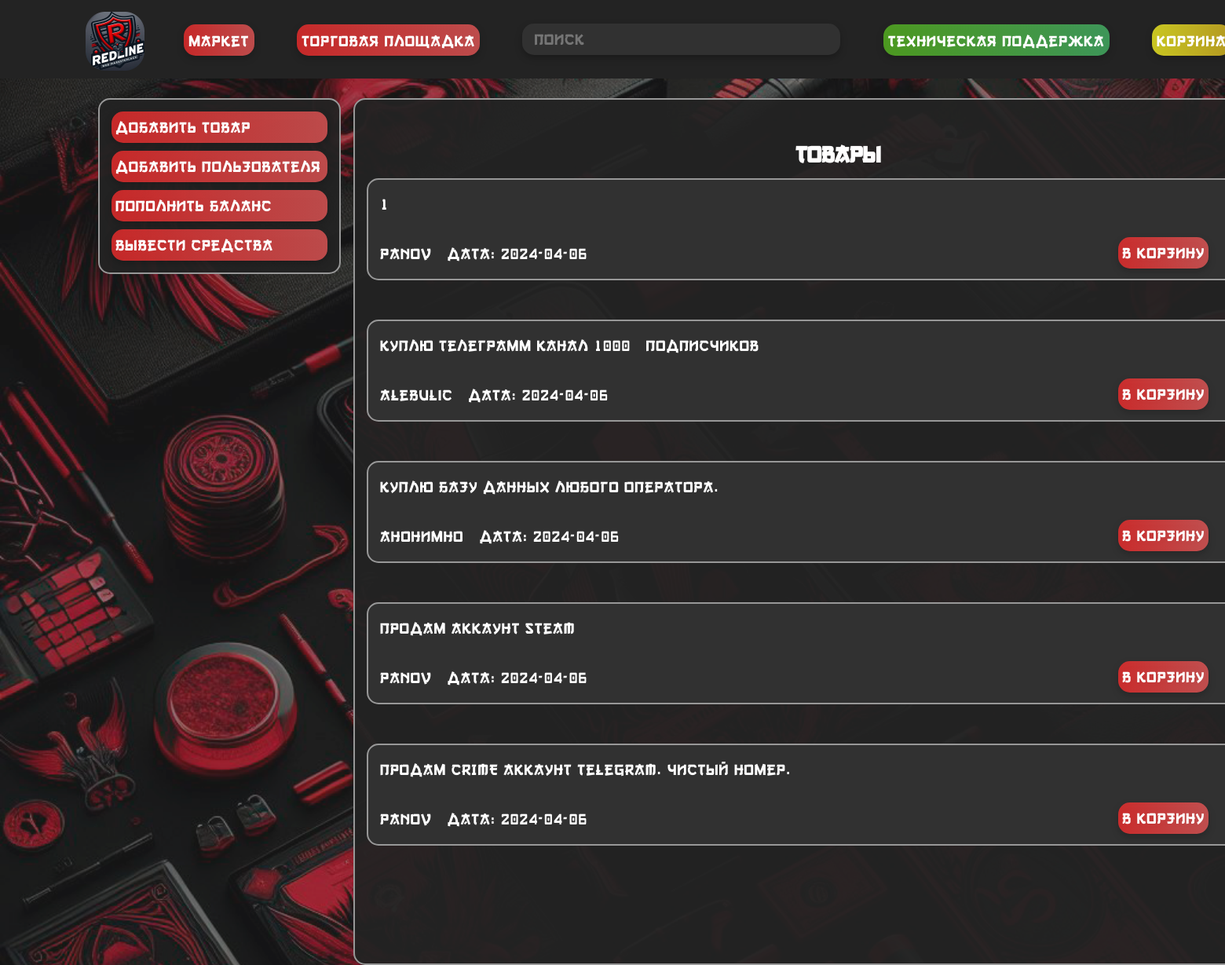
The page /home on the database its author committed.
### main.py (models this page shows, shortened)
class Tovar(db.Model):
    id = db.Column(db.Integer, primary_key=True, autoincrement=True)
    description = db.Column(db.String(15), nullable=False, unique=True)
    login = db.Column(db.String(15), nullable=False)
    price = db.Column(db.Integer, nullable=False)
    full_description = db.Column(db.Text, nullable=False)
    connect= db.Column(db.Text, nullable=False)
    date = db.Column(db.DateTime, default=datetime.utcnow)

### main.py (the view)
@app.route('/', methods=['POST', 'GET'])
@app.route('/home', methods=['POST', 'GET'])
def index():
    tovars = Tovar.query.order_by(Tovar.date.desc()).all()
    if 'userLogged' not in session:
        username = "Войти"
        balance = "0"
        email = ""
    else:
        username = session['userLogged']
        user = User.query.filter_by(login=session['userLogged']).first()
        balance = user.balance if user else "Р"
        email = user.email if user else ""
    return render_template("index.html", tovars=tovars, username=username, balance=balance, email=email)

### templates/index.html (shortened to what this page needs)
<!DOCTYPE html>
<html lang="ru">
<head>
    <link rel="stylesheet" type="text/css" href="{{ url_for('static', filename='css/style.css') }}">
</head>
<body>
    <header>
        <div class="up">
            <img src="static\img\main\logo.png" class="logo" alt="Описание изображения">
            <div class="block_up">
                <button class="button_up">Маркет</button>
                <button class="button_up">Торговая площадка</button>
                <form action="/search" method="POST" class="search-container">
                    <input type="text" name="query" placeholder="Поиск" class="search-button">
                </form>
                <form action="/help" method="get">
                    <button class="help button_up">Техническая поддержка</button>
                </form>
                <form action="/basket" method="post">
                    <button class="button_up basket">Корзина</button>
                </form>
            </div>
        </div>
    </header>
<div class="lmenu main">
    <form action="/create-tovar-page" method="post">
        <button class="button button_lmenu">Добавить товар</button>
    </form>
    <form action="/create-user-page" method="post">
        <button class="button button_lmenu">Добавить пользователя</button>
    </form>
    <form action="/money" method="post">
        <button class="button button_lmenu">Пополнить баланс</button>
    </form>
    <form action="/help" method="get">
        <button class="button button_lmenu">Вывести средства</button>
    </form>
</div>
<main>
    <h2 class="title">Товары</h2>
    {% for el in tovars %}
        <div class="block">
        <div class="str_1">
            <p>{{el.description}}</p>
        </div>
        <div class="str_1">
            <p>{{el.login}}</p>
            <p class="date">Дата: {{el.date.date()}}</p>
            <form action="/tovar" method="post" class="buy_button">
                <button class="button">В корзину</button>
            </form>
        </div>
    </div>
    {% endfor %}
</main>
</body>
</html>

### static/css/style.css (style rules this page uses)
body { margin: 0; padding: 0; background-color: rgba(0, 0, 0, 0.5); background-image: url('back.png'); background-repeat: no-repeat; background-position: center center; background-attachment: fixed; -webkit-background-size: cover; -moz-background-size: cover; -o-background-size: cover; background-size: cover; }
header { background-color: #232323; color: white; height: 100px; padding: 0px; position: fixed; top: 0; left: 0; width: 100%; z-index: 5; }
.logo { position: absolute; top: 0px; left: 0px; width: 75px; height: 75px; }
.up { font-family: 'Gang of Three[RUS by Daymarius]', sans-serif; position: absolute; margin-top: 15px; margin-left: 7%; margin-right: 7%; height: 55px; width: 1600px; display: inline-flex; }
.block_up { margin-left: 100px; margin-top: 15px; position: relative; }
.search-container { display: inline-block; vertical-align: middle; }
.button { font-family: 'Gang of Three[RUS by Daymarius]'; display: inline-flex; background: linear-gradient(90deg, rgba(255, 45, 45, 0.75) 0%, rgba(242, 91, 91, 0.75) 100%); color: white; border-radius: 15px; border: none; font-size: 20px; cursor: pointer; transition: background-color 0.3s; filter: drop-shadow(0px 4px 4px rgba(0, 0, 0, 0.25)); height: 40px; line-height: 40px; letter-spacing: 1px; margin-left: 15px; margin-right: 15px; margin-top: 10px; display: flex; flex-direction: column; padding: 0px 5px; text-decoration: none; }
.button_up { font-family: 'Gang of Three[RUS by Daymarius]'; display: inline-flex; background: linear-gradient(90deg, rgba(255, 45, 45, 0.75) 0%, rgba(242, 91, 91, 0.75) 100%); color: white; border-radius: 15px; border: none; font-size: 20px; cursor: pointer; transition: background-color 0.3s; filter: drop-shadow(0px 4px 4px rgba(0, 0, 0, 0.25)); margin-left: 25px; height: 40px; line-height: 40px; letter-spacing: 1px; margin-left: 25px; margin-right: 25px; }
.search-button { font-family: 'Gang of Three[RUS by Daymarius]'; background-color: #313131; color: #989898; padding: 0px 15px; border: none; text-align: left; font-size: 20px; cursor: pointer; border-radius: 15px; margin-left: 25px; margin-right: 25px; width: 375px; filter: drop-shadow(0px 4px 4px rgba(0, 0, 0, 0.25)); display: inline-block; height: 40px; line-height: 40px; letter-spacing: 1px; margin-bottom: 7px; }
.help { background: linear-gradient(90deg, rgba(92, 194, 33, 0.75) 0%, rgba(72, 190, 108, 0.75) 100%); }
.basket { background: linear-gradient(90deg, rgba(255, 251, 35, 0.76) 0%, rgba(231, 195, 35, 0.75) 100%); }
.title { position: relative; text-align: center; line-height: 20px; padding-bottom: 10px; top: 15px; }
main { font-family: 'Gang of Three[RUS by Daymarius]'; background-color: rgba(35, 35, 35, 0.95); color: white; height: auto; padding: 0px 15px; text-align: left; font-size: 20px; cursor: pointer; border-radius: 15px; margin-left: 450px; width: 1200px; padding-bottom:100px ; border: 2px solid #989898; position: relative; top: 125px; }
.block { background-color: #313131; font-family: 'Gang of Three[RUS by Daymarius]'; color: white; padding: 0px 15px; border: none; text-align: left; font-size: 20px; cursor: pointer; border-radius: 15px; margin-bottom: 50px; border: 2px solid #989898; }
.str_1 { display: flex; flex-direction: row; letter-spacing: 1px; }
.buy_button { position:absolute; display: flex; height: 35px; width: auto ; margin-left: 925px; margin-bottom: 20px; letter-spacing: 1px; }
form { display: inline-block; }
.date { margin-left: 20px; }
.lmenu { font-family: 'Gang of Three[RUS by Daymarius]'; float: left; position: fixed; background-color: rgba(35, 35, 35, 0.95); color: white; border: none; text-align: left; font-size: 20px; cursor: pointer; border-radius: 15px; display: flex; flex-direction: column; align-items: center; margin-left: 125px; margin-top: 125px; padding-bottom: 15px; padding-top: 5px; display: flex; flex-direction: column; align-items: flex-start; border: 2px solid #989898; }
.button_lmenu { width: 275px; }
.title { font-family: 'Gang of Three[RUS by Daymarius]'; text-align: center; padding-top: 20px; }
input, textarea { font-family: 'Arial'; }

### rows shown on the page
Tovar: description "1", login "Panov", date "2024-04-06"
Tovar: description "Куплю телеграмм канал 1000+ подписчиков", login "Alebulic", date "2024-04-06"
Tovar: description "Куплю базу данных любого оператора.", login "Анонимно", date "2024-04-06"
Tovar: description "Продам аккаунт Steam", login "Panov", date "2024-04-06"
Tovar: description "Продам CRIME аккаунт telegram. Чистый номер.", login "Panov", date "2024-04-06"
